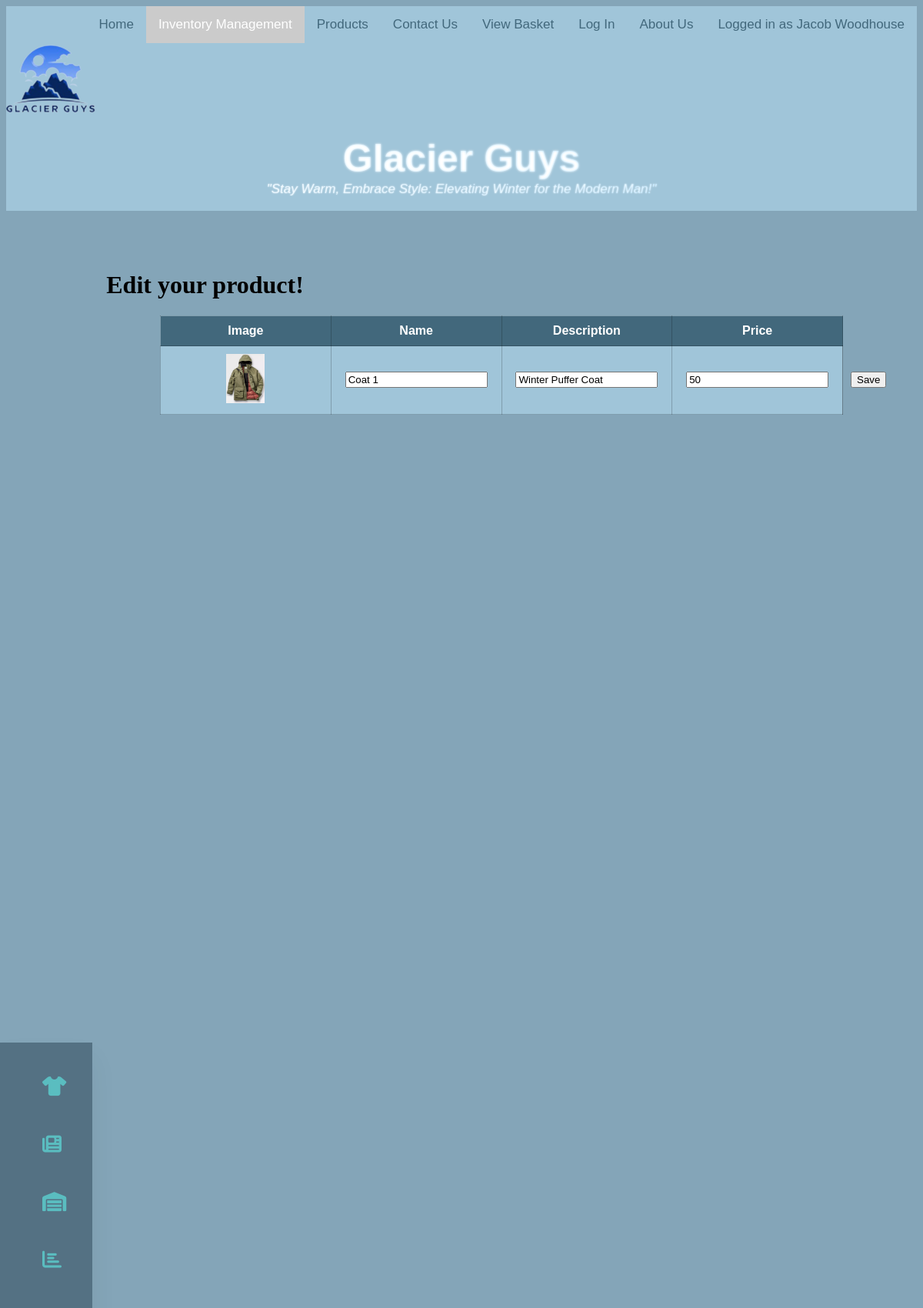
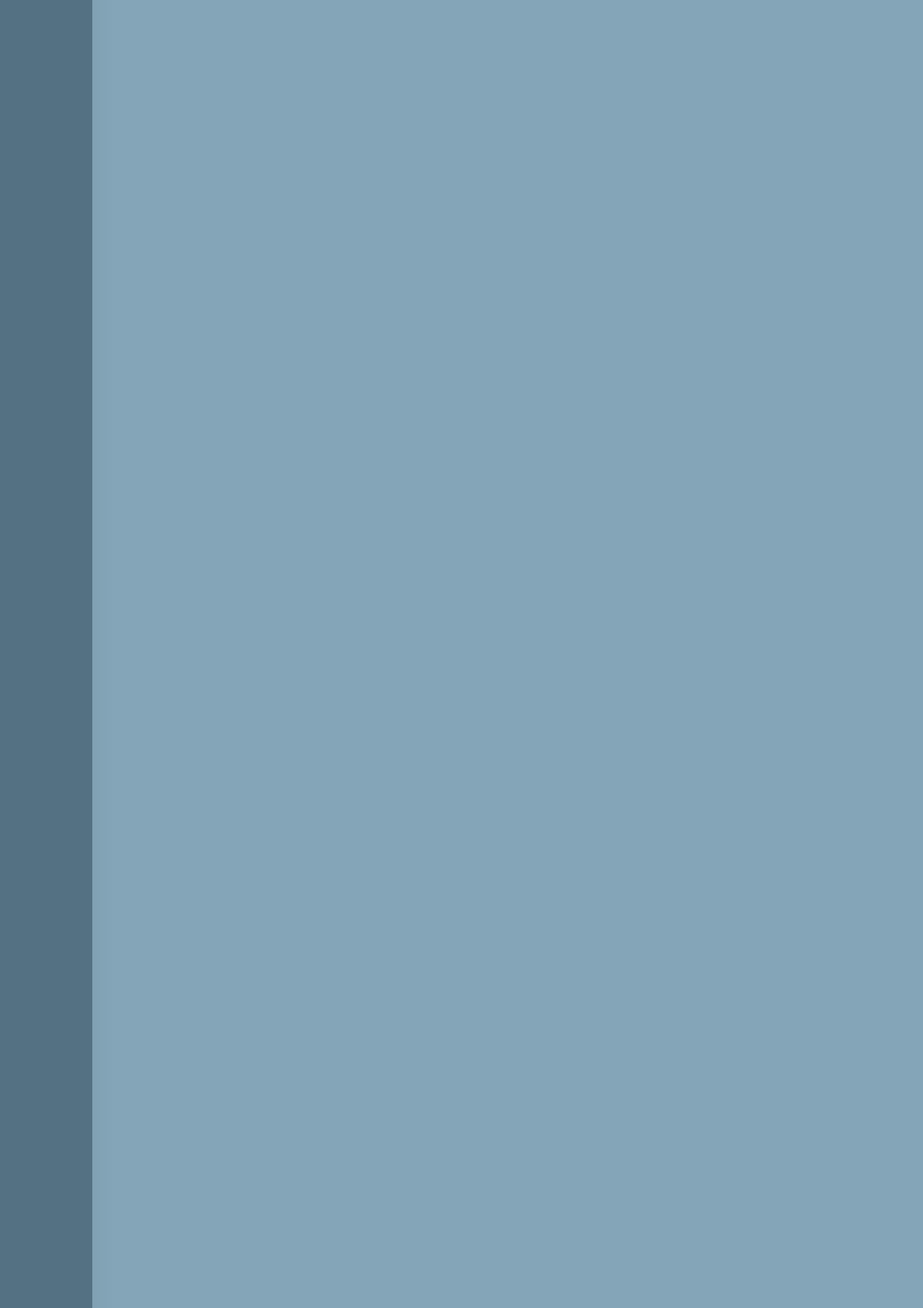
Page /editProduct.php?select=1 (signed in, upper part) on the committed database (2 pictures, top to bottom).
### tables this page shows
CREATE TABLE `product` (
  `productid` int(11) NOT NULL,
  `productTypeid` int(11) NOT NULL,
  `stock` int(11) NOT NULL,
  `colour` text NOT NULL,
  `size` text NOT NULL,
  `imageFilePath` text NOT NULL
);

CREATE TABLE `producttype` (
  `productTypeid` int(11) NOT NULL,
  `name` varchar(64) NOT NULL,
  `keywords` text NOT NULL,
  `price` varchar(8) NOT NULL,
  `description` text NOT NULL,
  `hoverImageFilePath` text NOT NULL
);

### editProduct.php (the view, shortened to what this page needs)
<?php
    require_once('connectdb.php');
?>
<!DOCTYPE html>
<link rel="stylesheet" href="./css/style.css">
<head>
    <?php require_once("navbar.php"); navbar("stockManage"); ?>
</head>
<body>
    <div class="sidebar">
        <nav>
        <ul>
            <li><a href="IMProducts.php">
              <i class="fas fa-shirt"></i>
            </a></li>
            <li><a href="IMReport.php">
                <i class="fas fa-newspaper"></i>
            </a></li>
            <li><a href="ImStock.php">
                <i class="fas fa-warehouse"></i>
            </a></li>
            <li><a href="IMAnalytics.php">
                <i class="fas fa-chart-bar"></i>
            </a>
            </li>
        </ul>
        </nav>
    </div>
    <!DOCTYPE html>
<html lang="en">
<head>
    <link rel="stylesheet" href="./css/style.css">
</head>
<body>
    <?php
$productToChange =  $db->query("SELECT * FROM productType WHERE productTypeid ='".$_GET['select']."'")->fetch();
?>
<div class="table-container">
<table class = "stock-table">
<tr><th align='left'><b>Image</b></th ><th align='left'><b>Name</b></th> <th align='left'><b>Description</b></th><th align='left'>Price</th></tr>
<?php
$query="SELECT * FROM product WHERE productTypeid = ".$productToChange['productTypeid'];
$types = $db->query($query);
$types =  $types->fetchAll(PDO::FETCH_ASSOC);
echo "<br><br><h1 class='IMTitle'>Edit your product!</h1>";
echo '<form method="post" action="editproduct.php?select='.$productToChange['productTypeid'].'"><tr>
<td><img src="'. $types[0]['imageFilePath'] . '"/></label></td>
<td><input type="textbox" name="name" value ="' . $productToChange['name'] . '" required/></td>
<td><input type="textbox" name="description" value ="' . $productToChange['description'] . '" required/></td>
<td><input type="number" name="price" value ="' . $productToChange['price'] . '" required/></td>
<td><div class="submit">
  <input type="submit" value="Save" class="tbl_btn"> <input type="hidden" name="changeproduct" value="true"></td></tr>';
    ?>
</body>

### css/style.css (style rules this page uses)
body { background-color: rgb(132, 165, 184); height: 4500px; }
.sidebar { margin: 0; padding: 0; outline: none; border: none; text-decoration: none; box-sizing: border-box; font-family: Arial, Helvetica, sans-serif; z-index: 999; }
nav { position: fixed; bottom: 0; height: 100%; left: 0; background: rgb(37, 63, 78); opacity: 0.5; width: 120px; overflow: hidden; transition: width 0.4s linear; box-shadow: 0 20px 35px rgba(0, 0, 0, 0.1); top: 30%; }
.sidebar a { position: relative; color: #30D5C8; font-size: 14px; display: flex; align-items: center; width: 100%; padding: 15px; text-decoration:none; transition: padding-bottom 0.5s; }
.fas { position: relative; width: 70px; height: 40px; top: 14px; font-size: 25px; text-align: center; margin-right: 40px; padding-bottom: 5px; }
.sidebar li { list-style-type: none; }
.stock-table { width: 80%; border-collapse: collapse; background-color: rgb(179, 218, 241, 0.6); margin-left: 200px; margin-top: 20px; font-family: Arial, Helvetica, sans-serif; table-layout: fixed; }
.stock-table th, .stock-table td { padding: 10px; border: 1px solid rgba(0, 0, 0, 0.2); text-align: center; width: 25%; }
.stock-table th { background-color: rgb(66, 104, 124); color: white; }
.stock-table td img { width: 50px; height: auto; }
.table-container { overflow-x: auto; margin-top: 20px; }
.stock-table { border-collapse: collapse; }
.stock-table th, .stock-table td { padding: 10px; border: 1px solid rgba(0, 0, 0, 0.2); text-align: center; }
.stock-table { border-collapse: collapse; background-color: rgba(179, 218, 241, 0.6); font-family: Arial, Helvetica, sans-serif; table-layout: fixed; width: 75%; }
.stock-table tbody td img { width: 50px; height: auto; }
.IMTitle { padding-left: 11%; }

### css/navbarStyle.css (style rules this page uses)
body { background-color: rgb(132, 165, 184); }

### rows in the picture
product: imageFilePath (picture)
producttype: name "Coat 1", description "Winter Puffer Coat", price "50"

### other values in the picture
$_SESSION['username'] "Jacob Woodhouse"
